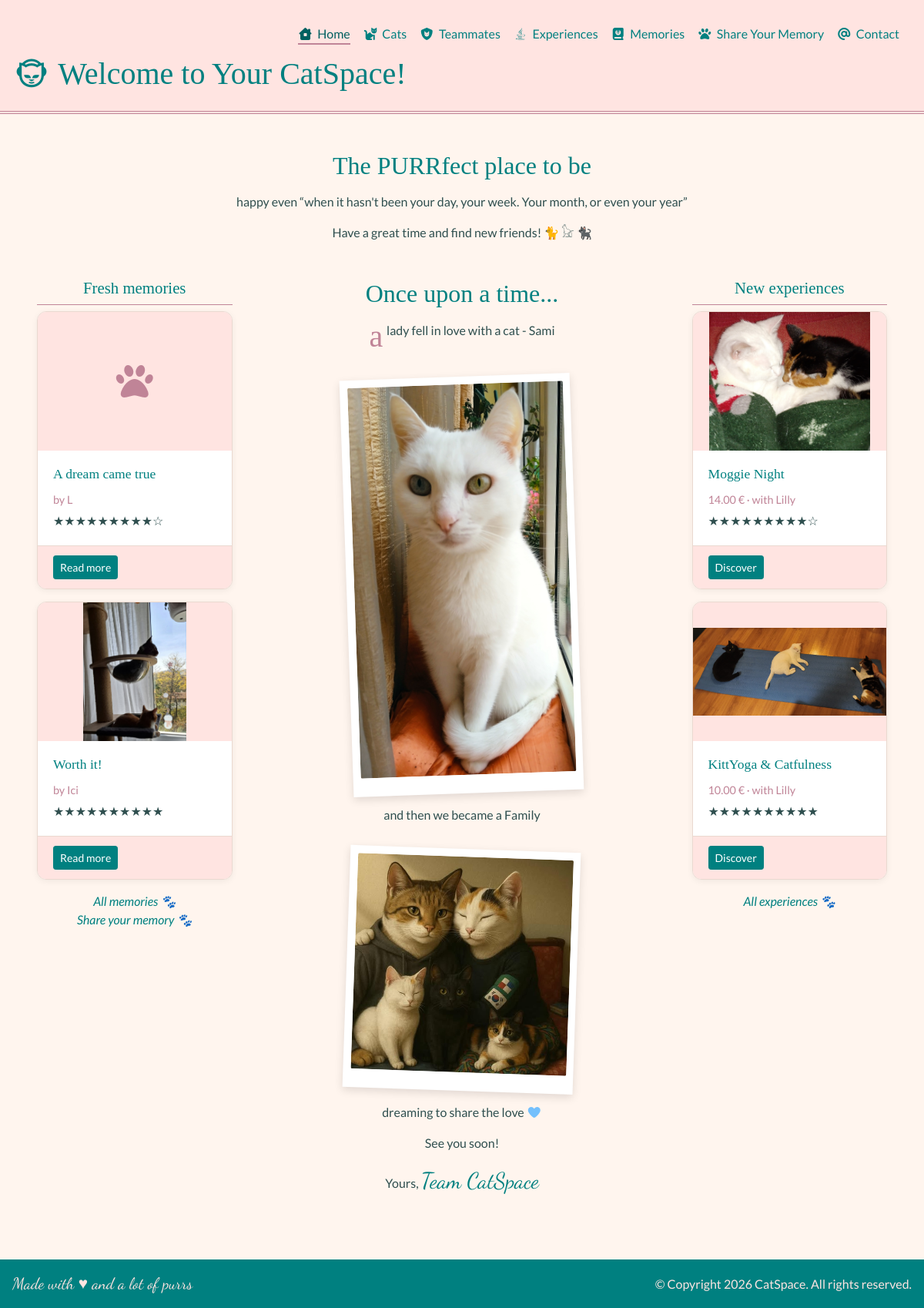
The app's page /, older data.
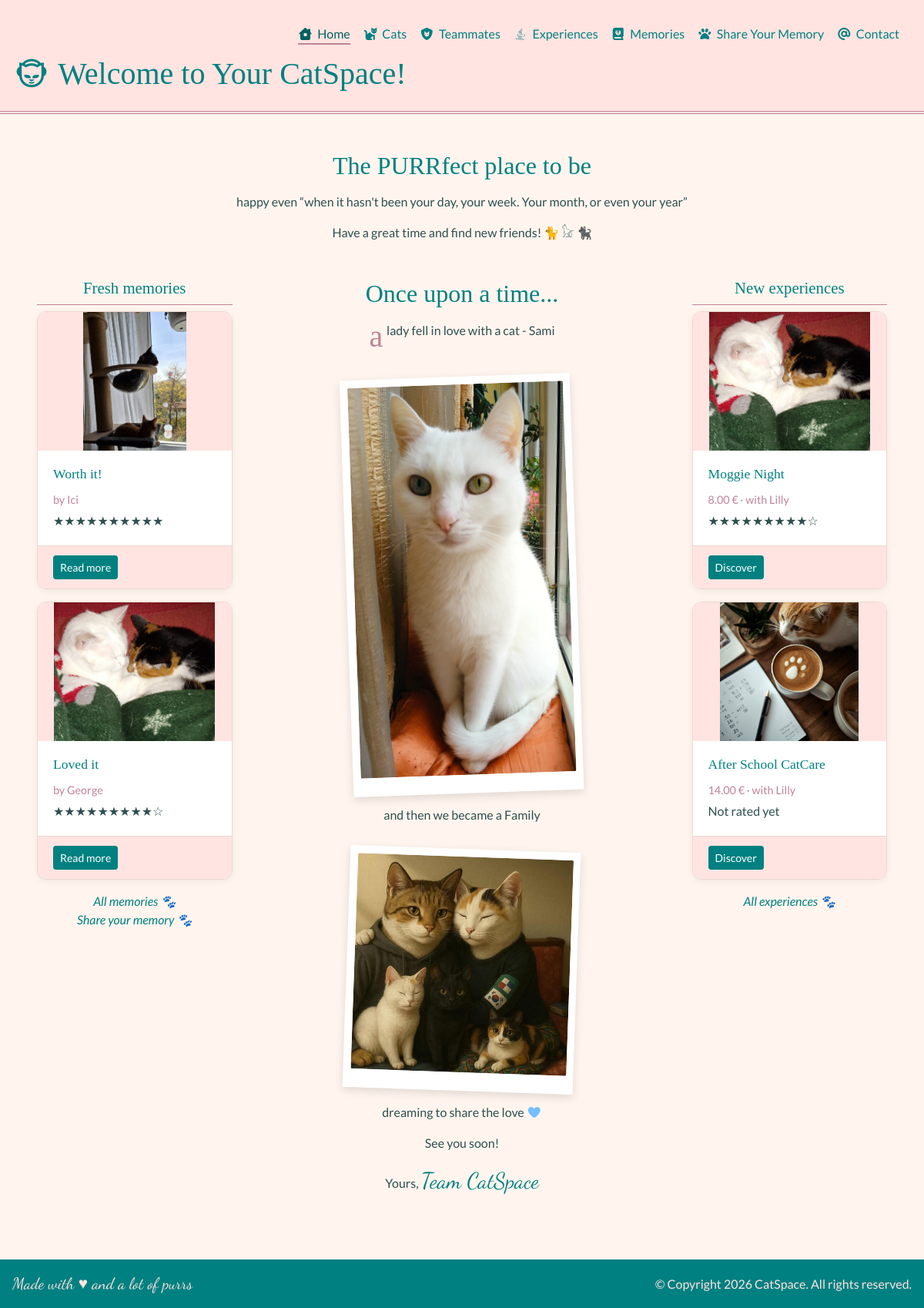
The same page, newer data.
### memories/models.py (models this page shows, shortened)
class Memory(TimeStampMixin):
    title = models.CharField(max_length=30)
    author = models.CharField(max_length=30)
    description = models.TextField(blank=True)
    image = models.ImageField(upload_to="memories/", null=True, blank=True)
    rating = models.PositiveSmallIntegerField(validators=[MinValueValidator(1), MaxValueValidator(10)],
                                              null=True, blank=True)
    experience = models.ForeignKey("experiences.Experience", on_delete=models.SET_NULL, related_name="memories",
                                   null=True, blank=True)
    cats = models.ManyToManyField("cats.Cat", related_name="memories", blank=True)
    class Meta:
        ordering = ["-updated_at"]
    def get_absolute_url(self):
        return reverse("memories:detail", kwargs={"pk": self.pk})

### experiences/models.py (models this page shows, shortened)
class Experience(TimeStampMixin):
    name = models.CharField(max_length=30, unique=True)
    description = models.TextField(blank=True)
    cover_image_url = models.URLField(null=True, blank=True)
    price = models.DecimalField(max_digits=5, decimal_places=2, validators=[MinValueValidator(0)])
    teammate = models.ForeignKey("teammates.Teammate", on_delete=models.SET_NULL, null=True, blank=True,
                                 related_name="experiences")
    is_available = models.BooleanField(default=True, blank=True)
    slug = models.SlugField(blank=True, unique=True)
    class Meta:
        ordering = ["-updated_at"]
    def __str__(self) -> str:
        return self.name

### teammates/models.py (models this page shows)
class Teammate(TimeStampMixin):
    name = models.CharField(max_length=30)
    description = models.TextField(blank=True)
    email = models.EmailField(max_length=100, unique=True)
    phone = PhoneNumberField(region="BG", blank=True, null=True)
    image_url = models.URLField(blank=True, null=True)
    username = models.CharField(max_length=30, unique=True, validators=[RegexValidator(r"^\w+\Z")])
    def __str__(self) -> str:
        return self.name
    class Meta:
        ordering = ["created_at"]

### catspace/views.py (the view)
# urls.py: 2. Add a URL to urlpatterns:  path('', Home.as_view(), name='home')
class Home(TemplateView):
    template_name = "common/home.html"
    def get_context_data(self, **kwargs):
        context = super().get_context_data(**kwargs)
        context["first_cat"] = Cat.objects.first()
        context["recent_top_memories"] = Memory.objects.filter(Q(rating__gte=8) | Q(rating__isnull=True))[:2]
        context["latest_top_experiences"] = Experience.objects.select_related("teammate").annotate(
            avg_rating=Avg("memories__rating")).filter(Q(avg_rating__gte=8) | Q(avg_rating__isnull=True),
                                                       is_available=True).order_by("-updated_at")[:2]
        return context

### memories/templatetags/memory_extras.py (called while the page is built)
@register.filter
def stars(value):
    max_stars = 10
    if not value:
        return "Not rated yet"
    value = round(float(value))
    return "★" * value + "☆" * (max_stars - value)

### templates/common/home.html (shortened to what the changed rows need)
{% extends "base.html" %}
{% load memory_extras %}
{% load static %}
{% block content %}
    <section class="intro">
        <h2>The PURRfect place to be</h2>
    </section>
    <div class="row">
        <aside class="col-lg-3 order-2 order-lg-1 home-side">
            {% for memory in recent_top_memories %}
                <article class="card home-card mb-3">
                    {% if memory.image %}
                        <img src="{{ memory.image.url }}" alt="{{ memory.title }}" class="card-img-top">
                    {% else %}
                        <div class="card-img-placeholder"><i class="fa-solid fa-paw"></i></div>
                    {% endif %}
                    <div class="card-body">
                        <h4 class="card-title">{{ memory.title }}</h4>
                        <p class="card-meta mb-1">by {{ memory.author }}</p>
                        <p class="mb-0">{{ memory.rating|stars }}</p>
                    </div>
                    <div class="card-footer">
                        <a class="btn btn-primary btn-sm" href="{{ memory.get_absolute_url }}">Read more</a>
                    </div>
                </article>
            {% empty %}
                <p class="card-meta">No memories yet... be the first one to share!</p>
            {% endfor %}
        </aside>
        <section class="story col-lg-6 order-1 order-lg-2">
            <h2>Once upon a time...</h2>
        </section>
        <aside class="col-lg-3 order-3 home-side">
            {% for experience in latest_top_experiences %}
                <article class="card home-card mb-3">
                    {% if experience.cover_image_url %}
                        <img src="{{ experience.cover_image_url }}" alt="{{ experience }}" class="card-img-top">
                    {% else %}
                        <div class="card-img-placeholder"><i class="fa-solid fa-mug-hot"></i></div>
                    {% endif %}
                    <div class="card-body">
                        <h4 class="card-title">{{ experience }}</h4>
                        <p class="card-meta mb-1">{{ experience.price }} &euro;
                            {% if experience.teammate %}&middot; with {{ experience.teammate }}{% endif %}</p>
                        <p class="mb-0">{{ experience.avg_rating|stars }}</p>
                    </div>
                    <div class="card-footer">
                        <a class="btn btn-primary btn-sm" href="{% url 'experiences:detail' experience.slug %}">Discover</a>
                    </div>
                </article>
            {% empty %}
                <p class="card-meta">New a-meow-ing experiences are coming soon...</p>
            {% endfor %}
        </aside>
    </div>
{% endblock %}

Row changes from the older to the newer data that the page shows:
removed Memory: title "A dream came true", author "L", rating|stars "★★★★★★★★★☆"
no longer on this page (row unchanged): Experience: cover_image_url (picture), name "KittYoga & Catfulness", price "10.00", teammate "Lilly", avg_rating|stars "★★★★★★★★★★"
now on this page (row unchanged): Memory: image (picture), title "Loved it", author "George", rating|stars "★★★★★★★★★☆"
changed Experience "Moggie Night": price "14.00" → "8.00"
now on this page (row edited): Experience: cover_image_url (picture), name "After School CatCare", price "14.00", teammate "Lilly", avg_rating|stars "Not rated yet"
